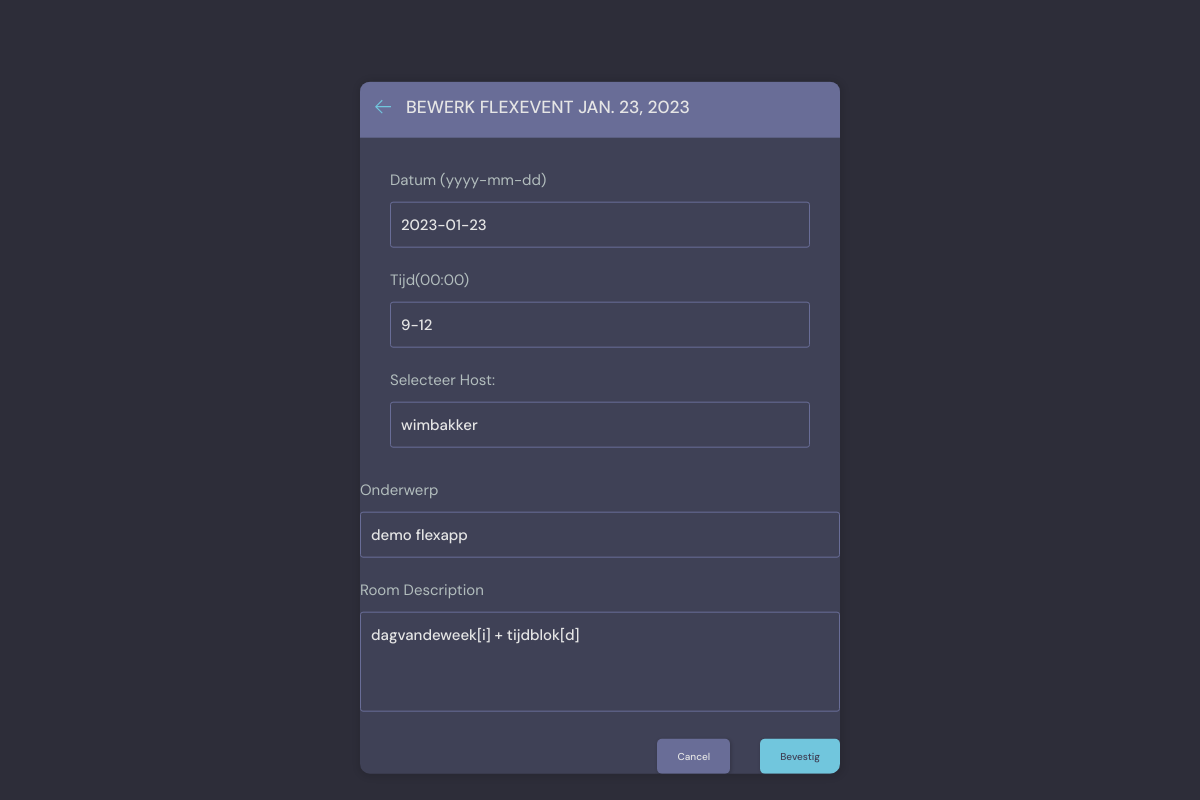
/erv-update-flex/81/ (signed in), run on the app's committed database.
### beatrix/models.py (models this page shows, shortened)
class Flexevent(models.Model):
    host = models.ForeignKey(User, on_delete=models.SET_NULL, null=True)
    id = models.AutoField(primary_key=True)
    topic = models.ForeignKey(Topic, on_delete=models.CASCADE,null=True) ##SET_NULL, null=True)
    event_text = models.CharField(max_length=200)
    name = models.CharField(max_length=200)
    description = models.TextField(null=True, blank=True) # database field (can Empty), form field (can Empty)
    pub_date = models.CharField(max_length=35)
    datum = models.DateField(auto_now=False)
    pub_time = models.CharField(max_length=35, default='10:00')
    lid = models.ManyToManyField(User, related_name='deelnemer', blank=True)
    body = models.TextField(null=True, blank=True)
    updated = models.DateTimeField(auto_now=True)
    created = models.DateTimeField(auto_now_add=True)

class Topic(models.Model):
    name = models.CharField(max_length=200)

### beatrix/views.py (the view, shortened to what this page needs)
# urls.py: path('erv-update-flex/<str:pk>/', erv_updateRoom, name='erv-update-flex'),
@login_required(login_url='login')
def erv_updateRoom(request, pk):
    room = Flexevent.objects.get(id=pk)
    form = erv_RoomForm(instance=room)
    hosts=User.objects.filter(person__is_host=True)
    print(hosts)
    topics = Topic.objects.all()
    context = {'form': form, 'topics': topics, 'room': room, 'hosts': hosts}
    return render(request, 'beatrix/erv-room_form.html', context)

### beatrix/forms.py
class erv_RoomForm(ModelForm):
    class Meta:
        model = Flexevent
        fields = '__all__'
        exclude = ['host', 'lid']

### beatrix/templates/beatrix/erv-room_form.html (shortened to what this page needs)
{% extends 'erv-base.html' %}
{% block content %}
<main class="outer">
  <div class="container">
    <div class="layout__box">
      <div class="layout__boxHeader">
        <div class="layout__boxTitle">
          <a href="/">
            <svg version="1.1" xmlns="http://www.w3.org/2000/svg" width="32" height="32" viewBox="0 0 32 32">
              <title>Terug</title>
              <path
                d="M13.723 2.286l-13.723 13.714 13.719 13.714 1.616-1.611-10.96-10.96h27.625v-2.286h-27.625l10.965-10.965-1.616-1.607z">
              </path>
            </svg>
          </a>
          <h3>
            Bewerk FlexEvent {{room.datum}}
          </h3>
        </div>
      </div>
      <div class="layout__body">
        <form class="form" action="" method="POST">
          <div class="form__group">
            <label for="room_slot">Datum (yyyy-mm-dd)</label type="date" name="datum"
              value="{{room.datum|date:'Y-M-D'}}">
            {{form.datum}}
          </div>
          <div class="form__group">
            <label for="room_slot">Tijd(00:00)</label type="time" name="pub_time" value="{{room.pub_time}}">
            {{form.pub_time}}
          </div>
          <div class="form__group">
            <label for="host-choice">Selecteer Host:</label>
            <input list="hosts" id="host-choice" name="host-choice" value="{{room.host}}">
          </div>
      </div>
      <div class="form__group">
        <label for="room_topic">Onderwerp</label>
        <input required type="text" value="{{room.topic.name}}" name="topic" list="topic-list" />
      </div>
      <div class="form__group">
        <label for="room_description">Room Description</label>
        {{form.description}}
      </div>
      <div class="form__action">
        <a class="btn btn--dark" href="{{request.META.HTTP_REFERER}}">Cancel</a>
        <button class="btn btn--main" type="submit">Bevestig</button>
      </div>
    </div>
  </div>
</main>
{% endblock content %}

### static/styles/style.css (style rules this page uses)
:root { --color-main: #71c6dd; --color-main-light: #e1f6fb; --color-dark: #3f4156; --color-dark-medium: #51546e; --color-dark-light: #696d97; --color-light: #e5e5e5; --color-gray: #8b8b8b; --color-light-gray: #b2bdbd; --color-bg: #2d2d39; --color-success: #5dd693; --color-error: #fc4b0b; --phone-width: 460px; --phone-beatrix: flex; --color-beatrix-light: #11b5e7; }
* { font-family: "DM Sans", -apple-system, BlinkMacSystemFont, "Segoe UI", Roboto, Oxygen, Ubuntu, Cantarell, "Open Sans", "Helvetica Neue", sans-serif; margin: 0; padding: 0; box-sizing: border-box; text-rendering: optimizeLegibility; font-size: inherit; }
html { font-size: 56.25%; }
@media only screen and (min-width: 1200px) { html { font-size: 62.5%; } }
body { line-height: 1.6; font-weight: 400; font-size: 1.5rem; color: var(--color-light-gray); background-color: var(--color-bg); min-height: 100vh; }
a { display: inline-block; color: var(--color-main); text-decoration: none; }
.container { max-width: 120rem; width: 90%; margin: auto; }
.btn { background-color: transparent; border: none; display: inline-flex; align-items: center; gap: 1rem; cursor: pointer; transition: all ease-in-out 0.3s; padding: 1rem 2rem; border-radius: 5px; box-shadow: 1px 1px 3px 1px rgba(0, 0, 0, 0.15); font-weight: 500; }
.btn--main { background-color: var(--color-main); color: var(--color-dark); }
.btn--dark { background-color: var(--color-dark-light); color: var(--color-light); }
.layout__box { width: 90%; max-width: 48rem; min-height: 40rem; position: absolute; top: 50%; left: 50%; transform: translate(-50%, -46%); background-color: var(--color-dark); border-radius: 1rem; box-shadow: 1px 1px 6px 3px rgba(0, 0, 0, 0.1); overflow: hidden; }
.layout__boxHeader { display: flex; padding: 1.5rem; background-color: var(--color-dark-light); }
.layout__boxTitle { display: flex; gap: 1.5rem; align-items: center; }
.layout__boxTitle h3 { text-transform: uppercase; font-weight: 500; color: var(--color-light); }
.layout__boxTitle svg { width: 1.6rem; height: 1.6rem; fill: var(--color-main); }
.layout__body { margin: 3rem; }
.form__group { margin-bottom: 2rem; width: 100%; }
.form__group label { display: block; font-size: 1.5rem; margin-bottom: 1rem; }
.form__group input, .form__group textarea, .form__group select { background: transparent; border: 1px solid var(--color-dark-light); padding: 1rem; border-radius: 3px; width: 100%; color: var(--color-light); font-weight: 500; outline: none; }
.form__group textarea { background: transparent; height: 10rem; resize: none; }
.form__action { display: flex; justify-content: flex-end; gap: 3rem; }
.outer { height: 100vh; display: flex; justify-content: center; align-items: center; }

### data on the page
Flexevent: datum "JAN. 23, 2023", datum "2023-01-23", pub_time "9-12", host-choice "wimbakker", topic "demo flexapp", description "dagvandeweek[i] + tijdblok[d]"
